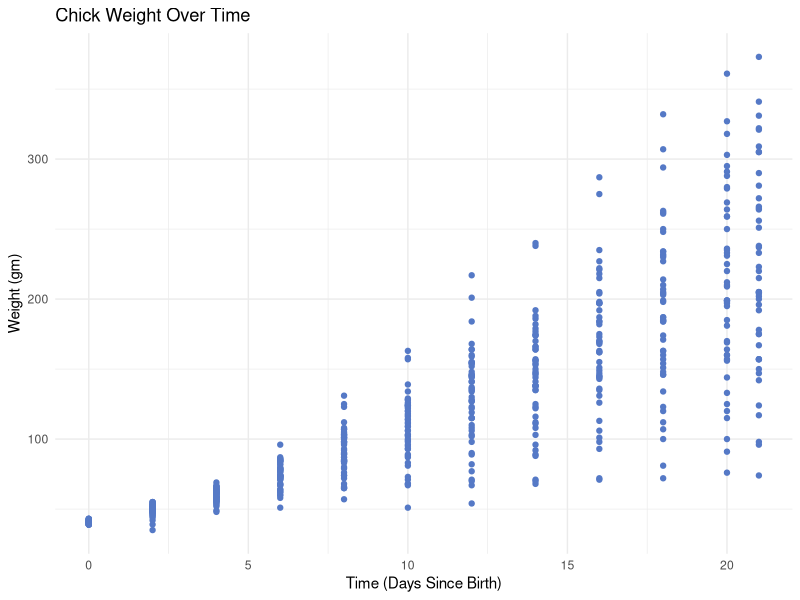
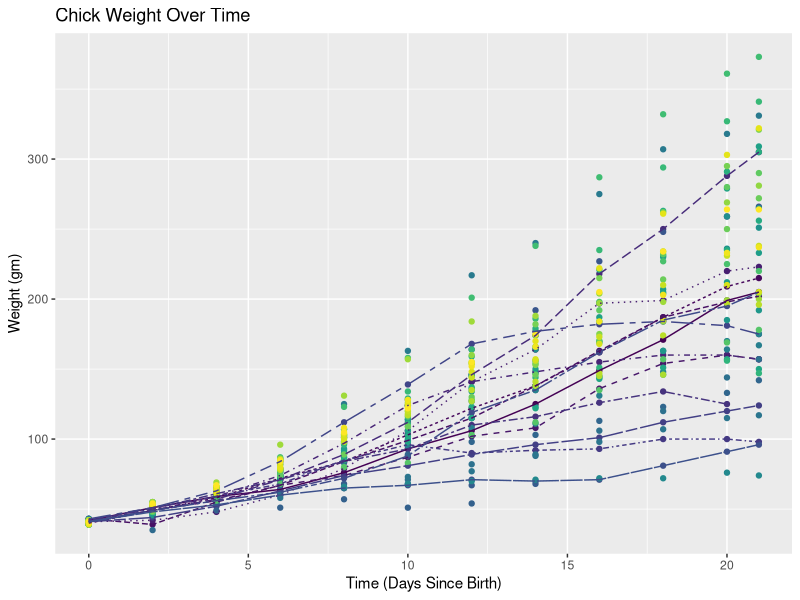
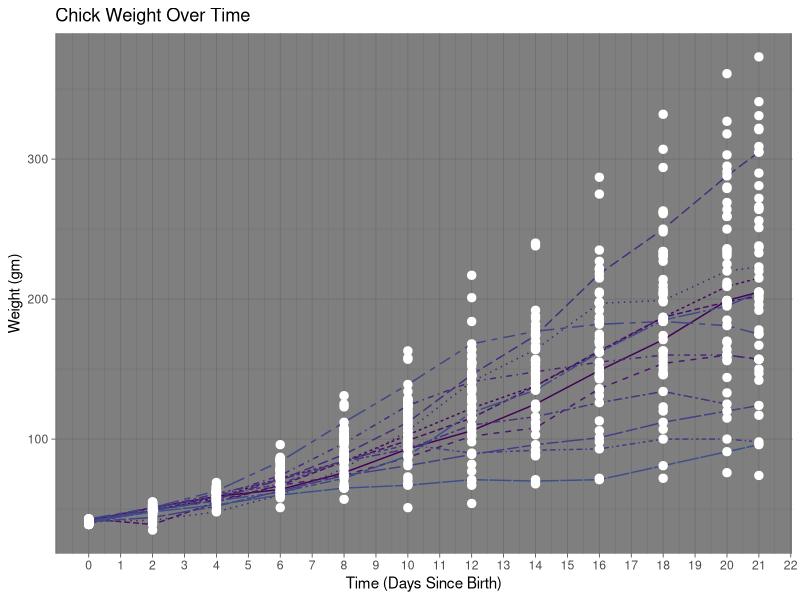
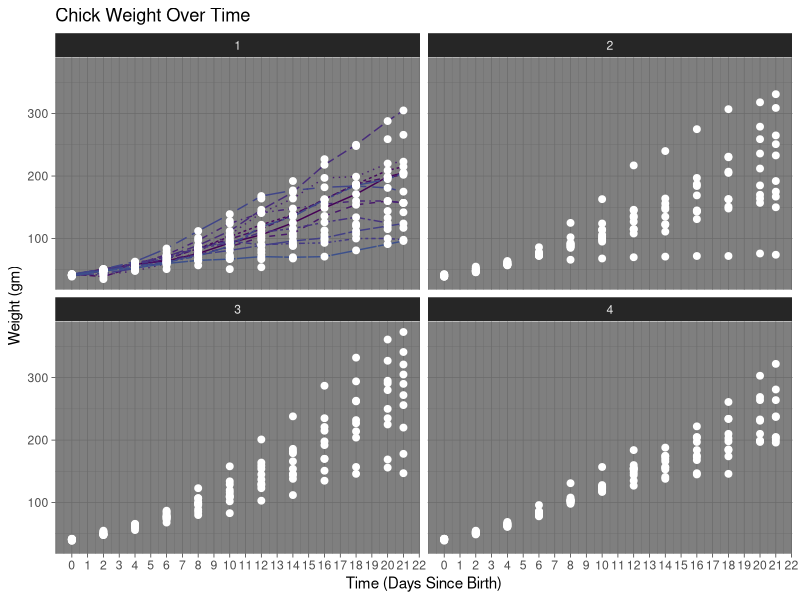
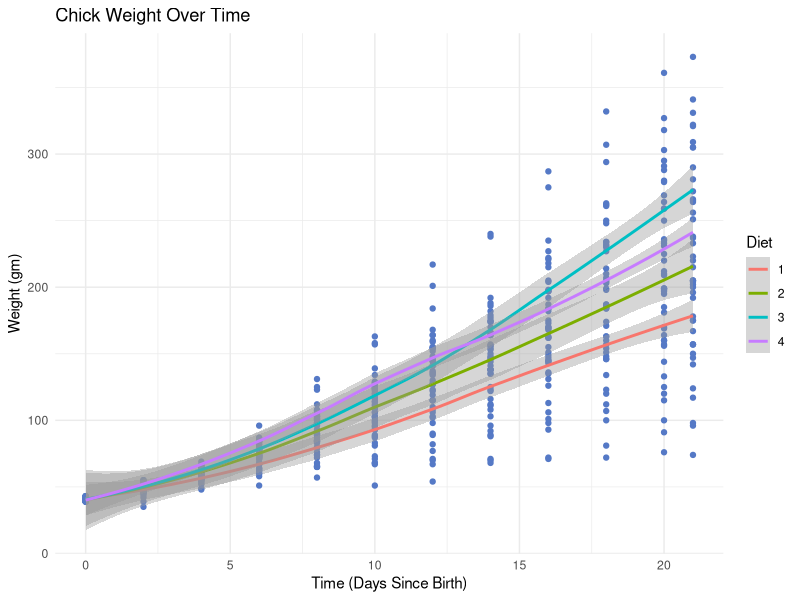
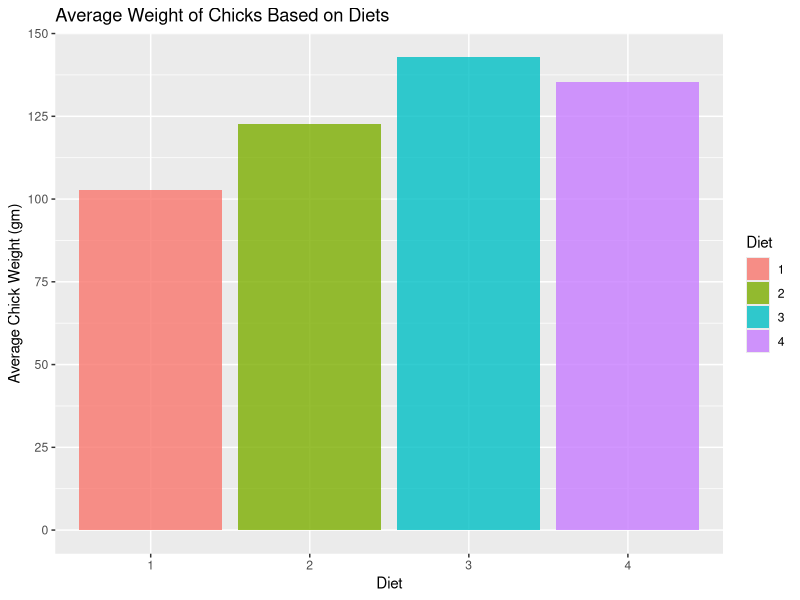
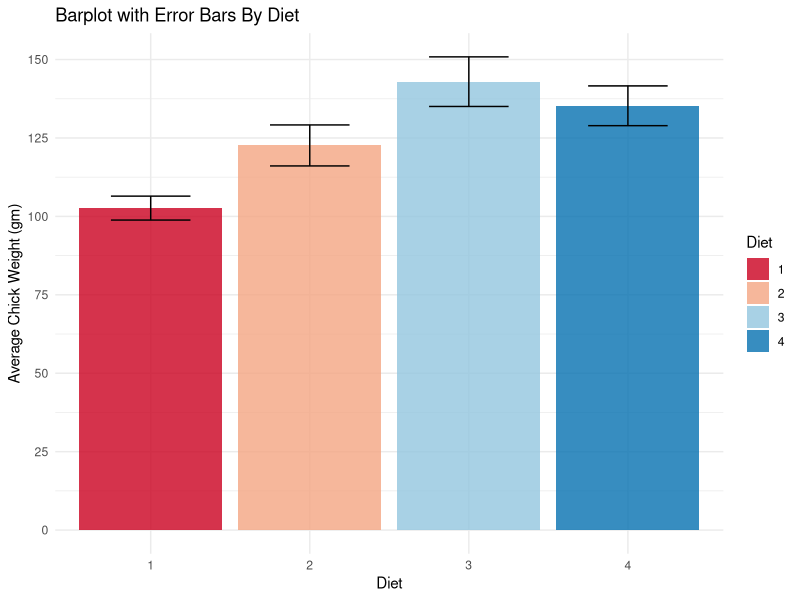
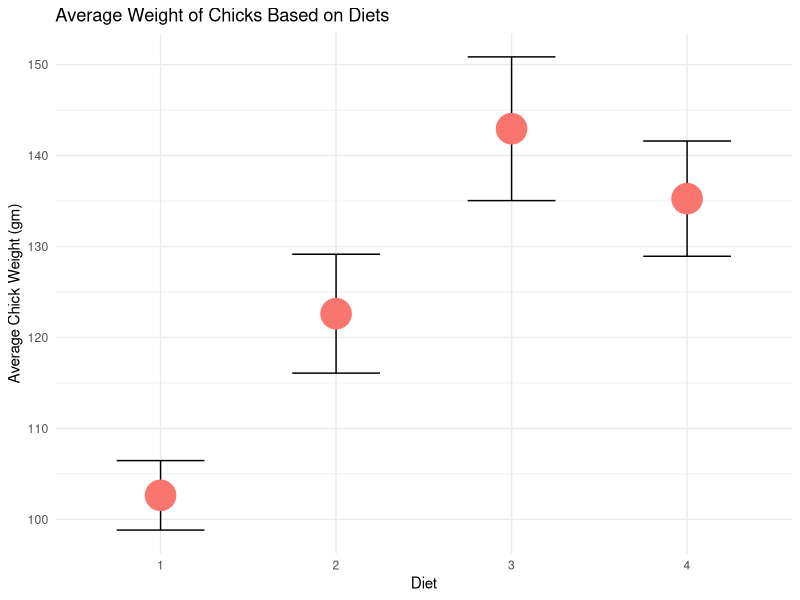

Write R code to recreate these figures, in order.
## ---- chunk 1
knitr::opts_chunk$set(echo = TRUE, eval = TRUE, fig.align = "center", warning = F, message = F, R.options=list(max.print=100))

# Edit the file starting below
## ---- chunk 2
# Save dataset as a dataframe
ChickWeight <- as.data.frame(ChickWeight)

# Visuaize the first ten rows of the dataset
head(ChickWeight, 10)
## ---- chunk 3
# Distinct chicks?
length(unique(ChickWeight$Chick))
# Distinct time points?
length(unique(ChickWeight$Time))
# Distinct diet conditions?
length(unique(ChickWeight$Diet))
# How many chicks per diet?
table(ChickWeight$Diet)
## ---- chunk 4
# Load the tidyverse (including ggplot2)
library(tidyverse)
library(ggplot2)

# Creating a scatterplot
ChickWeight %>% ggplot(aes(x = Time, y = weight)) + 
        geom_point(color = "#5579C6") + 
        labs(title = "Chick Weight Over Time", x = "Time (Days Since Birth)", y = "Weight (gm)") + 
        theme_minimal()
## ---- chunk 5
# Reordered Chicks in numerical order
ChickWeight <- ChickWeight %>% 
        mutate(Chick = factor(Chick, 
                             levels = c("1", "2", "3", "4", "5", 
                                        "6", "7", "8", "9", "10", 
                                        "11", "12", "13", "14", "15", "16", "17", "18", "19",
                                        "20", "21","22","23","24", "25", "26", "27",
                                        "28","29","30","31","32","33","34","35","36","37",
                                        "38","39","40","41","42","43","44","45","46","47","48","49","50")))

# Creating a scatter plot with different colors for each chick
ChickWeight %>% ggplot(aes(x = Time, y = weight)) + 
        geom_point(aes(color = Chick)) + 
        geom_line(aes(color = Chick, linetype = Chick)) + 
        labs(title = "Chick Weight Over Time", x = "Time (Days Since Birth)", y = "Weight (gm)") +
        theme(legend.position = "none")
 
## ---- chunk 6
# Modifying the plot
ChickWeight %>% ggplot(aes(x = Time, y = weight)) + 
        geom_line(aes(color = Chick, linetype = Chick)) + 
        geom_point(color = "white", size = 2.5) + 
        labs(title = "Chick Weight Over Time", x = "Time (Days Since Birth)", y = "Weight (gm)") +
        theme_dark() + 
        theme(legend.position = "none") + 
        scale_x_continuous(breaks = seq(0,25,1))

## ---- chunk 7
# Facet wrapping the plot by diet
ChickWeight %>% ggplot(aes(x = Time, y = weight)) + 
        geom_line(aes(color = Chick, linetype = Chick)) + 
        geom_point(color = "white", size = 2) + 
        facet_wrap(vars(Diet)) +
        labs(title = "Chick Weight Over Time", x = "Time (Days Since Birth)", y = "Weight (gm)") +
        theme_dark() + 
        theme(legend.position = "none") + 
        scale_x_continuous(breaks = seq(0,25,1))
## ---- chunk 8
# Creating a scatterplot
ChickWeight %>% ggplot(aes(x = Time, y = weight)) + 
        geom_point(color = "#5579C6") + 
        geom_smooth(aes(color = Diet)) +
        labs(title = "Chick Weight Over Time", x = "Time (Days Since Birth)", y = "Weight (gm)") + 
        theme_minimal()
## ---- chunk 9
# Create a bar plot 
ChickWeight %>% ggplot(aes(x = Diet, y = weight, fill = Diet)) + 
        geom_bar(stat = "summary", fun = "mean", alpha = 0.8) +
        scale_y_continuous(name = "Average Chick Weight (gm)", breaks = seq(0,150,25)) + 
        labs(title = "Average Weight of Chicks Based on Diets", x = "Diet", y = "Average Chick Weight (gm)")
## ---- chunk 10
library(RColorBrewer)
# Creating a bar plot with error bars
ChickWeight %>% ggplot(aes(x = Diet, y = weight, fill = Diet)) + 
        geom_bar(stat = "summary", fun = "mean", alpha = 0.8) +
        scale_fill_brewer(type = "seq", palette = "RdBu", direction = 1) + 
        geom_errorbar(stat = "summary", width = 0.5, fun.data = "mean_se") +
        scale_y_continuous(name = "Average Chick Weight (gm)", breaks = seq(0,150,25)) + 
        theme_minimal() + 
        labs(title = "Barplot with Error Bars By Diet", x = "Diet", y = "Average Chick Weight (gm)") 
## ---- chunk 11
## add your code here (and edit this comment)
ChickWeight %>% ggplot(aes(x = Diet, y = weight)) + 
        geom_errorbar(stat = "summary", width = 0.5, fun.data = "mean_se") +
        geom_point(stat = "summary", fun = "mean", size = 10, aes(color = "red")) +
        theme_minimal() +
        scale_fill_brewer(type = "seq", palette = "RdBu", direction = 1) + 
        theme(legend.position = "none") + 
        scale_y_continuous(name = "Average Chick Weight (gm)") + 
        labs(title = "Average Weight of Chicks Based on Diets", x = "Diet", y = "Average Chick Weight (gm)")
